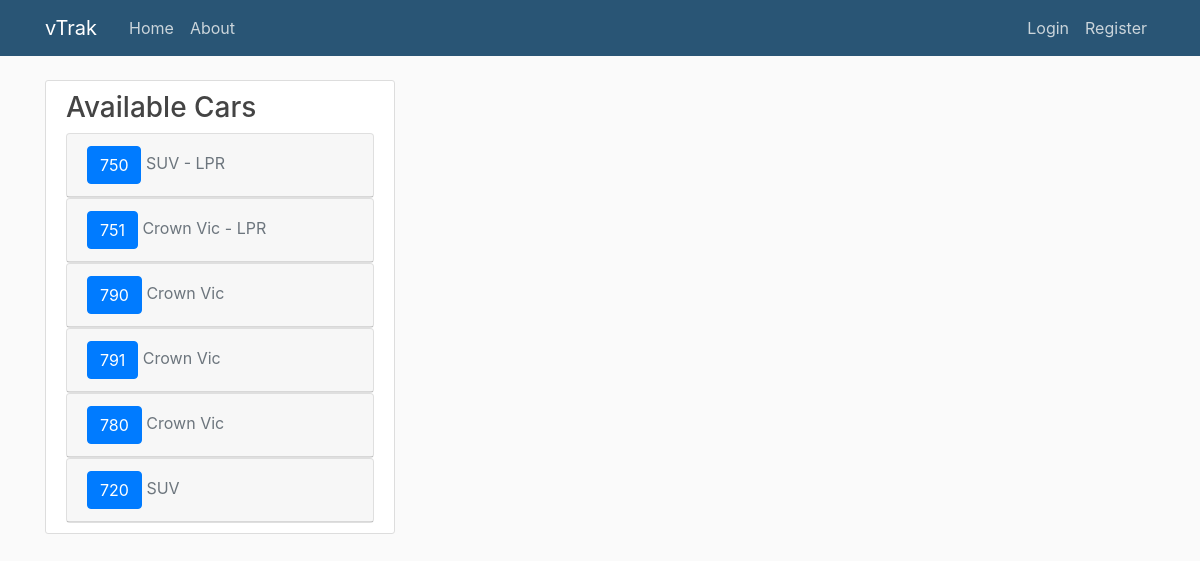
Before: / with the older database file.
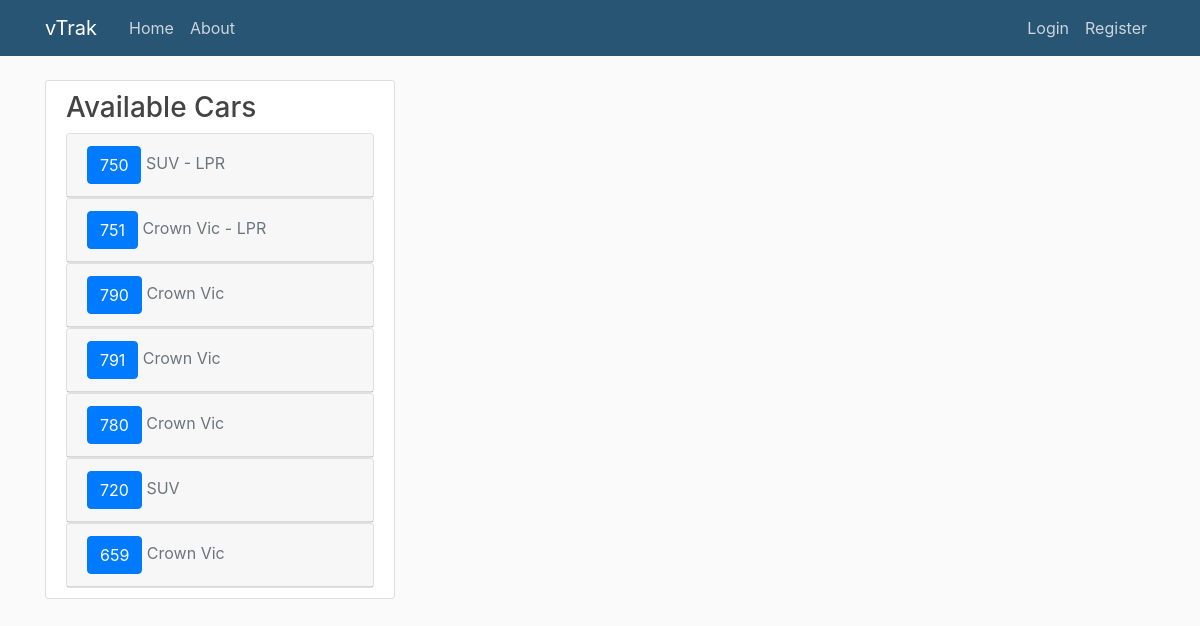
After: the same page with the newer database file.
### vTrak/models.py (models this page shows, shortened)
class Vehicletable(models.Model):
    vehnum = models.CharField(max_length=3)
    vehtype = models.ForeignKey('Typetable', on_delete=models.PROTECT)
    is_lpr = models.BooleanField(default='False')
    isforpatrol = models.BooleanField(default='False')
    status = models.ForeignKey('Statustable', on_delete=models.PROTECT)
    is_active = models.BooleanField(default='False')
    datetaken = models.DateTimeField(default=timezone.now)

class Typetable(models.Model):
    type = models.CharField(max_length=10)
    def __str__(self):
        return self.type

### vTrak/views.py (the view)
# urls.py: 2. Add a URL to urlpatterns:  path('', views.home, name='home')
def home(request):
    vehinfo = {
        'Vehicleinfo': Vehicletable.objects.all()
    }
    return render(request,'vTrak/home.html',vehinfo)

### vTrak/models.py (called while the page is built)
    def __str__(self):
        return self.status

### vTrak/templates/vTrak/home.html (shortened to what this page needs)
{% extends "vTrak/base.html" %}
{% block content %}
    <div class="row">
        <div class="col-md-4">
            <div class="content-section">
                <h3>Available Cars</h3>
                <ul class="list-group">
                    {% for veh in Vehicleinfo %}
                        <div id="accordion" role="tablist">
                            <div class="card">
                                <div class="card-header" role="tab" id="headingOne">
                                    <button class="btn btn-primary" data-toggle="collapse" href="#collapseInfo{{ veh.id }}" aria-expanded="true"
                                           aria-controls="collapse{{ veh.id }}">
                                            {{ veh.vehnum }}
                                    </button>
                                    <span class="text-secondary"> {{ veh.vehtype }}
                                        {% if veh.is_lpr %}
                                        - LPR
                                        {% endif %}
                                    </span>
                                </div>
                            </div>
                        </div>
                    {% endfor %}
                </ul>
            </div>
        </div>
    </div>
{% endblock content %}

Changed rows visible on the page:
added Vehicletable: vehnum "659", vehtype "Crown Vic"
